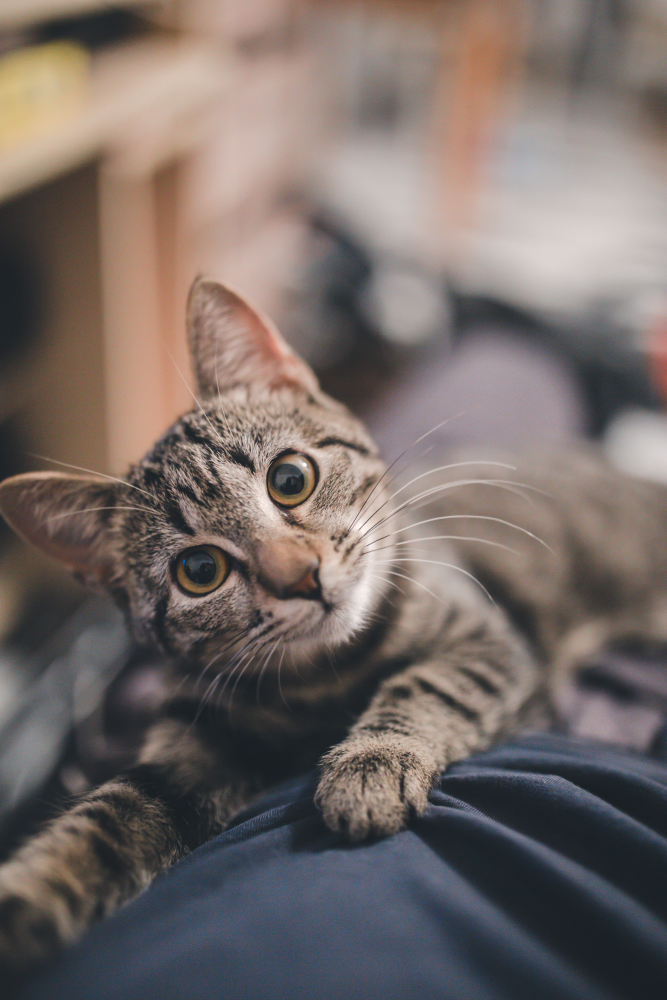
#> input picture Data_Analysis_And_Image_Processing/cat.jpg, 3333 x 5000 px (shown at 1/5 size)
$ python 05.OpenCV_Calculation.py
#> lines starting #> are read from the running program, lines starting #| are printed output that depends on the picture
import cv2

image = cv2.imread('cat.jpg')
#> image is the input picture: shape (5000, 3333, 3); mean B, G, R 102.9, 106.7, 117.3

# 픽셀 수 및 이미지 크기 확인
print(image.shape)
#| (5000, 3333, 3)
print(image.size)
#| 49995000

# 이미지 Numpy 객체의 특정 위치(X축, Y축) 픽셀을 가르킴
px = image[300, 100]
#> px = [102, 149, 181]

# B, G, R 순서로 출력됨
# 단, Gray Scale인 경우에는 오직 흑백에 대한 정보만 담고
# 있기 때문에 B, G, R로 구분되지 않음
print(px)
#| [102 149 181]

# R 값만 출력하기
print(px[2])
#| 181

# 특정 범위 픽셀 변경
import time
image1 = cv2.imread('cat.jpg')

## for문 이용 픽셀 직접 접근
start_time = time.time()
for i in range(0, 100):
    for j in range(0, 100):
        image1[i, j] = [255, 255, 255]
print('--- %s second ---' % (time.time() - start_time))

## 범위 지정 변경 (실행속도 약 30배 빠름)
start_time = time.time()
image1[0:100, 0:100] = [0, 0, 0]
print('--- %s second ---' % (time.time() - start_time))

cv2.imshow('Image Calculation', image1)
cv2.waitKey(0)
cv2.destroyAllWindows()
# ROI(Region of Interest) 추출 및 복사
image2 = cv2.imread('cat.jpg')

# Numpy Slicing: ROI 처리 가능
roi = image2[200:350, 50:200]
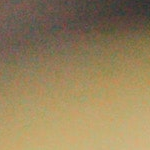
#> roi: shape (150, 150, 3); mean B, G, R 91.9, 128.8, 148.9

# ROI 단위로 이미지 복사하기
image2[0:150, 0:150] = roi

cv2.imshow('ROI', image2)
cv2.waitKey(0)
cv2.destroyAllWindows()

# 픽셀별로 색상 다루기
image3 = cv2.imread('cat.jpg')
image3[:, :, 2] = 0
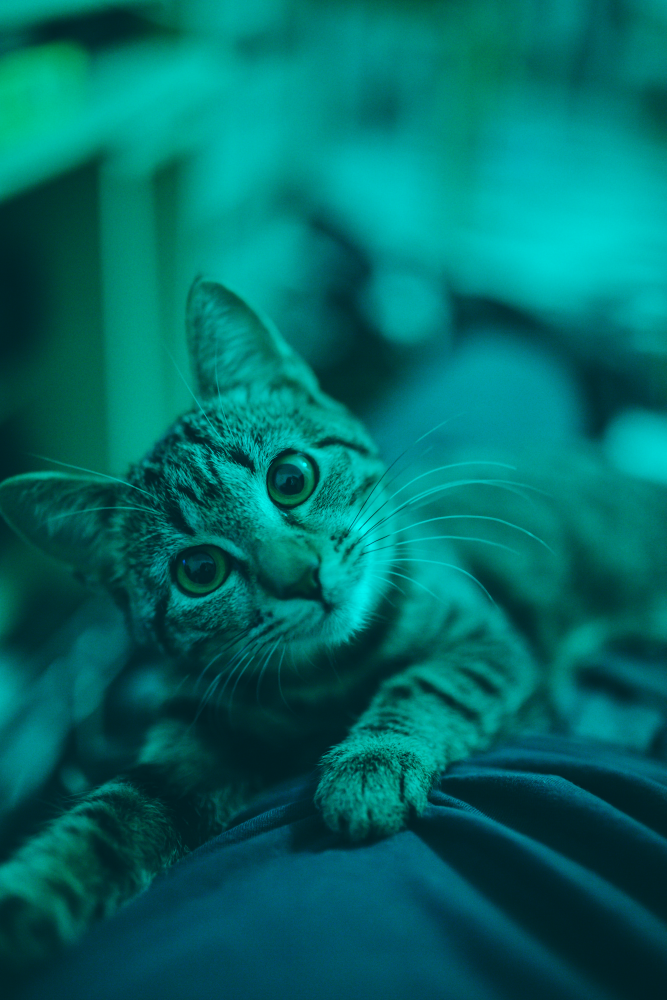
#> image3: shape (5000, 3333, 3) (shown at 1/5 size); mean B, G, R 102.9, 106.7, 0

cv2.imshow('pixel managing', image3)
cv2.waitKey(0)
cv2.destroyAllWindows()
